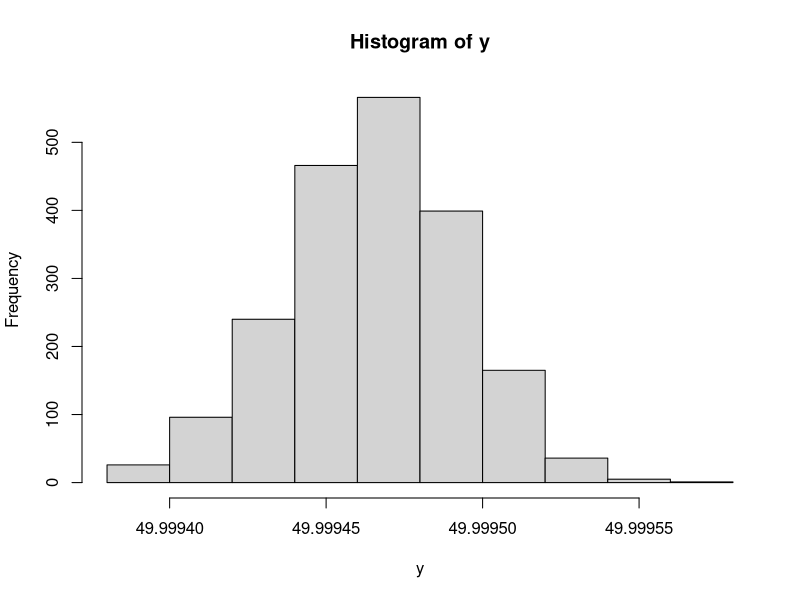

Generate this figure with R:
x = c(49.9996,49.9994,49.9993, 
      49.9996,49.9995,49.9995, 
      49.9995,49.9994,49.9995, 
      49.9994)
B = 2000
y = sapply(1:B, function(i){mean(sample(x, size = length(x), replace = T))})
hist(y)
conf = .99
alpha = 1 - conf
quantile(y, probs = c(alpha/2, 1 - alpha/2))#two-sided
conf2 = .95
alpha2 = 1 - conf2
quantile (y, probs = c(alpha2/2, 1 - alpha2/2))#two-sided

quantile(y, probs = c(alpha))#one-sided lowerbound
quantile(y, probs = c(1-alpha))#one-sided upperbound

